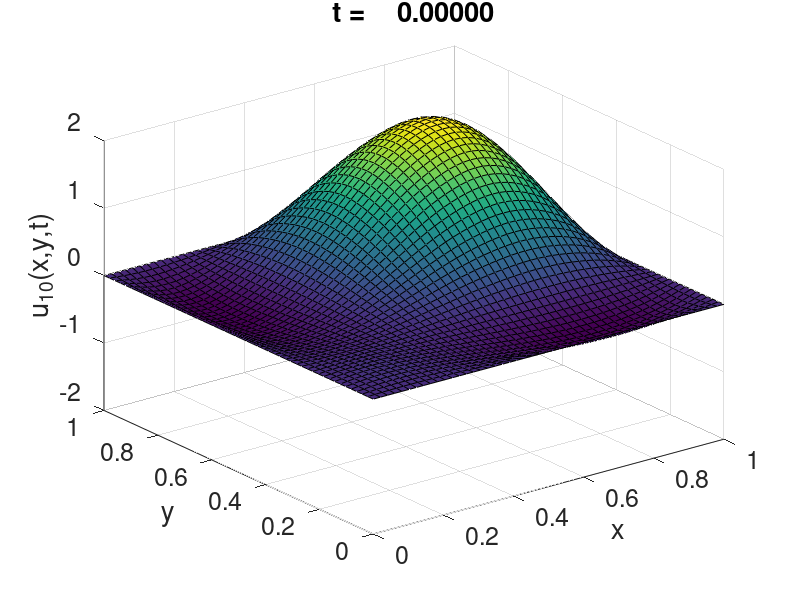
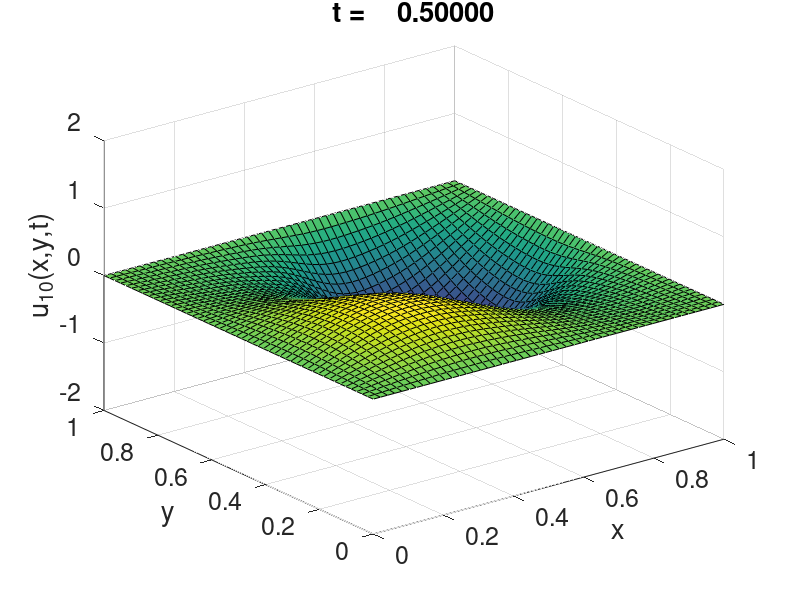
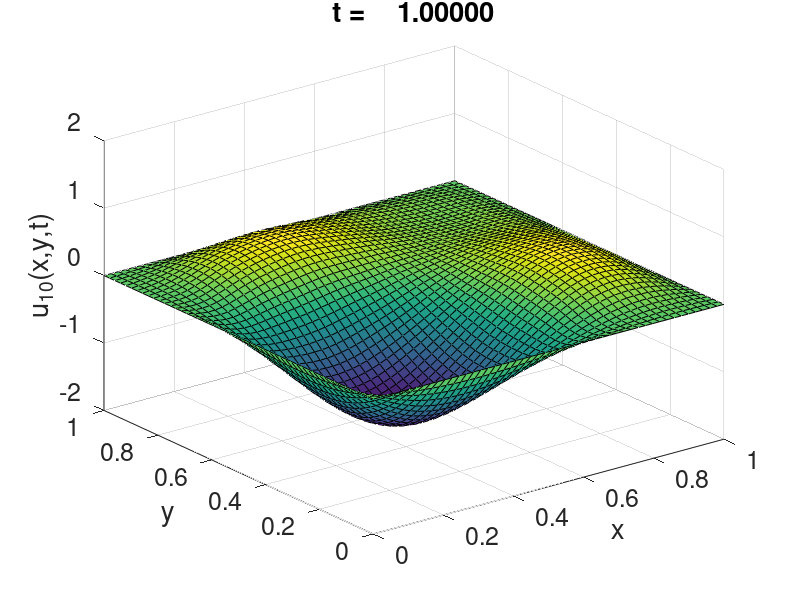
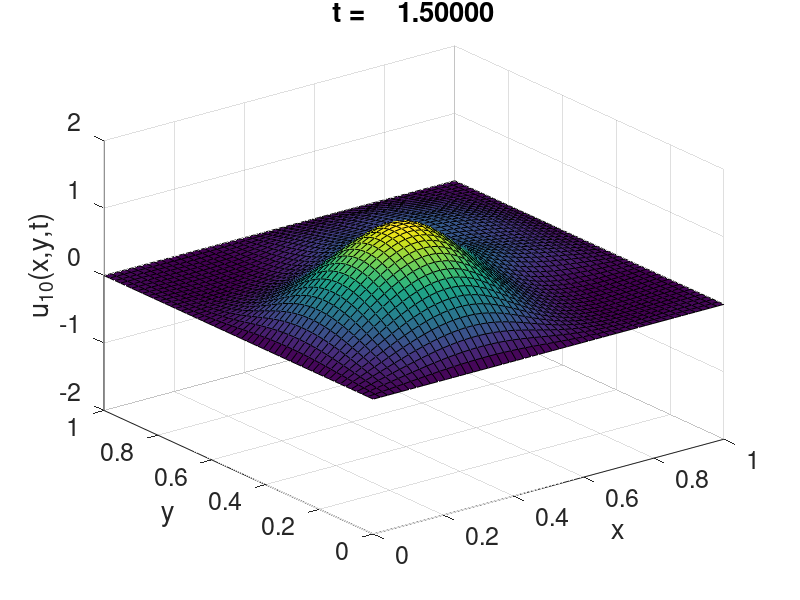

The MATLAB script that drew these images, in order:
clear
clc
N = 50;
x = linspace(0,1,N);
y = linspace(0,1,N);
[X,Y] = meshgrid(x,y);
nmax = 10;
tvec = [0 0.5 1 1.5 2.5 3];
for m=1:length(tvec)
    t = tvec(m);
    figure(1)
    clf
    U = zeros(N,N);
    for j=1:nmax
        for k=1:nmax 
            ajk = 100*(5+7*(-1)^j)*(5+7*(-1)^k)/(j^3*k^3*pi^6);
            lamjk = (j^2+k^2)*(pi^2);
            psijk = 2*sin(j*pi*X).*sin(k*pi*Y);
            U = U + ajk*cos(sqrt(lamjk)*t)*psijk;
        end
    end
    surf(X,Y,U)
    axis([0 1 0 1 -2 2])
    set(gca,'fontsize',18)
    xlabel('x')
    ylabel('y')
    zlabel('u_{10}(x,y,t)')
    title(sprintf('t = %10.5f\n', t))
    eval(sprintf('print -depsc2 wave2d_%d',m))
 end
